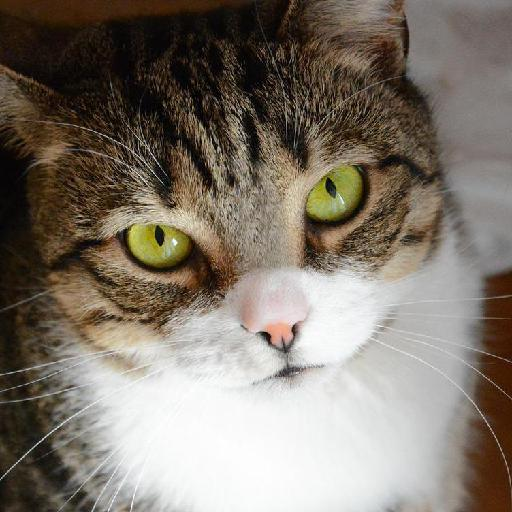
#> input picture animals/dataset/cat/cat1077.jpg, 512 x 512 px
$ jupyter execute --allow-errors Eksperimen_Anwarul-Hilmi.ipynb   (shell and % lines are left out)
#> lines starting #> are read from the running program, lines starting #| are printed output that depends on the picture
# Proyek Klasifikasi Gambar: [Input Nama Dataset]
- **Nama:** [Input Nama]
- **Email:** [Input Email]
- **ID Dicoding:** [Input Username]

## Import Semua Packages/Library yang Digunakan

[cell 1]
# Library yang sering digunakan
import os, shutil
import zipfile
import random
from random import sample
import shutil
from shutil import copyfile
import pathlib
from pathlib import Path
import numpy as np
import pandas as pd
from tqdm.notebook import tqdm as tq

# Libraries untuk pemrosesan data gambar
import cv2
from PIL import Image
import skimage
from skimage import io
from skimage.transform import resize
from skimage.transform import rotate, AffineTransform, warp
from skimage import img_as_ubyte
from skimage.exposure import adjust_gamma
from skimage.util import random_noise

# Libraries untuk pembangunan model
import keras
from sklearn.model_selection import train_test_split
from sklearn.metrics import confusion_matrix, classification_report
import tensorflow as tf
from tensorflow.keras import Model, layers
from tensorflow.keras.preprocessing import image
from tensorflow.keras.preprocessing.image import ImageDataGenerator, img_to_array, load_img
from tensorflow.keras.optimizers import Adam, RMSprop, SGD
from tensorflow.keras.layers import InputLayer, Conv2D, SeparableConv2D, MaxPooling2D, MaxPool2D, Dense, Flatten, Dropout, BatchNormalization
from tensorflow.keras.models import Sequential, Model
from tensorflow.keras.applications import MobileNet
from tensorflow.keras.applications.densenet import DenseNet121
from tensorflow.keras.utils import to_categorical
from tensorflow.keras.callbacks import ModelCheckpoint, Callback, EarlyStopping, ReduceLROnPlateau
from tensorflow.keras.regularizers import l2
from tensorflow.keras.layers import GlobalAveragePooling2D, Dense
from tensorflow.keras.models import Sequential

[cell 2]
import warnings
warnings.simplefilter(action='ignore', category=FutureWarning)

[cell 3]
# Mencetak versi TensorFlow yang sedang digunakan
print(tf.__version__)

## Data Preparation

### Data Loading

[cell 4]
# Import module yang disediakan google colab untuk kebutuhan upload file

from google.colab import files
files.upload()
#> the answer given: cat1077.jpg

[cell 5]
# Download kaggle dataset and unzip the file
# !cp kaggle.json ~/.kaggle/

# !chmod 600 ~/.kaggle/kaggle.json

### Data Preprocessing

[cell 6]
# Direktori awal untuk train dan test
train_dir = "animals/train"
val_dir = "animals/val"

# Direktori baru untuk dataset gabungan
combined_dir = "animals/dataset"

[cell 7]
# Buat direktori baru untuk dataset gabungan
os.makedirs(combined_dir, exist_ok=True)

[cell 8]
# Salin file dan folder dari train
for category in os.listdir(train_dir):
    category_dir = os.path.join(train_dir, category)
    if os.path.isdir(category_dir):
        shutil.copytree(category_dir, os.path.join(combined_dir, category), dirs_exist_ok=True)

# Salin file dan folder dari val
#> (the rest of this cell did not finish here and is left out)

[cell 9]
import matplotlib.pyplot as plt
# Membuat kamus yang menyimpan gambar untuk setiap kelas dalam data
lung_image = {}

# Tentukan path sumber train
path = "animals/"
path_sub = os.path.join(path, "dataset")
for i in os.listdir(path_sub):
    lung_image[i] = os.listdir(os.path.join(path_sub, i))

# Menampilkan secara acak 5 gambar di bawah setiap dari 2 kelas dari data.
# Anda akan melihat gambar yang berbeda setiap kali kode ini dijalankan.
path_sub = "animals/dataset/"

# Menampilkan secara acak 5 gambar di bawah setiap kelas dari data latih
fig, axs = plt.subplots(len(lung_image.keys()), 5, figsize=(15, 15))

#> (the rest of this cell did not finish here and is left out)

[cell 10]
import seaborn as sns
# Definisikan path sumber
lung_path = "animals/dataset/"

# Buat daftar yang menyimpan data untuk setiap nama file, path file, dan label dalam data
file_name = []
labels = []
full_path = []

# Dapatkan nama file gambar, path file, dan label satu per satu dengan looping, dan simpan sebagai dataframe
for path, subdirs, files in os.walk(lung_path):
    for name in files:
        full_path.append(os.path.join(path, name))
        labels.append(path.split('/')[-1])
        file_name.append(name)

distribution_train = pd.DataFrame({"path":full_path, 'file_name':file_name, "labels":labels})

# Plot distribusi gambar di setiap kelas
Label = distribution_train['labels']
plt.figure(figsize = (6,6))
sns.set_style("darkgrid")
plot_data = sns.countplot(Label)
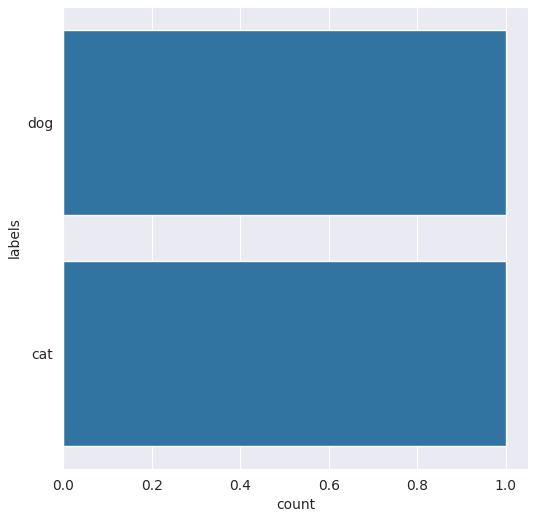
#> figure drawn by matplotlib, 1 panel

[cell 11]
def resize_img(img):
    return cv2.resize(img, (150, 150))

def subtle_rotation(img):
    img = resize_img(img)
    sudut = random.randint(-30, 30)
    return rotate(img, sudut)

def flip_left_right(img):
    img = resize_img(img)
    return np.fliplr(img)

def blur_image(img):
    img = resize_img(img)
    return cv2.GaussianBlur(img, (5, 5), 0)

def add_brightness(img):
    img = resize_img(img)
    gamma_val = random.uniform(0.7, 1.3)
    return adjust_gamma(img, gamma=gamma_val)

def enhance_contrast(img):
    img = resize_img(img)
    lab = cv2.cvtColor(img, cv2.COLOR_RGB2LAB)
    l, a, b = cv2.split(lab)
    clahe = cv2.createCLAHE(clipLimit=2.0, tileGridSize=(8,8))
    l = clahe.apply(l)
    return cv2.cvtColor(cv2.merge((l, a, b)), cv2.COLOR_LAB2RGB)

[cell 12]
transformations = {
    'subtle rotation': subtle_rotation,
    'blurring image': blur_image,
    'add brightness': add_brightness,
    'flip horizontal': flip_left_right,
    'resize_img': resize_img,
    'enhace_contrast': enhance_contrast
}

base_path = "animals/dataset/"
target_folders = os.listdir(base_path)[:5]

# 2. Loop untuk setiap folder
for idx, folder in enumerate(target_folders):
    images_path = os.path.join(base_path, folder)
    augmented_path = images_path

    images = [os.path.join(images_path, im) for im in os.listdir(images_path) if im.endswith(('.jpg', '.png', '.jpeg'))]

    # 3. Tentukan jumlah tambahan gambar
    target_total = 4000
    current_count = len(images)
    images_to_generate = target_total - current_count

    # PINDAHKAN i = 1 KE SINI (Di dalam loop folder)
    i = 1
    print(f"Memproses {folder}: Butuh {max(0, images_to_generate)} gambar tambahan.")

    # 4. Proses pembuatan gambar augmentasi
    while i <= images_to_generate:
        image_path = random.choice(images)
        try:
            original_image = io.imread(image_path)
#> original_image is the input picture: shape (512, 512, 3); mean R, G, B 127.4, 118.4, 107.6
            # Pastikan gambar dalam format RGB
            if len(original_image.shape) == 2: # Jika grayscale, ubah ke RGB
                original_image = cv2.cvtColor(original_image, cv2.COLOR_GRAY2RGB)

            transformed_image = original_image

            transformation_count = random.randint(1, 3) # Gunakan max 3 transformasi gabungan
            for _ in range(transformation_count):
                key = random.choice(list(transformations))
                transformed_image = transformations[key](transformed_image)
#> this loop made 2 passes
#> pass 1, in subtle_rotation, `img = resize_img(img)`:
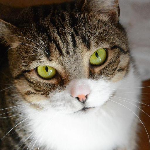
#> img: shape (150, 150, 3); mean of channels 0, 1, 2 127.2, 118.3, 107.5; drawn as R, G, B
#> pass 1, `transformed_image = transformations[key](transformed_image)`:
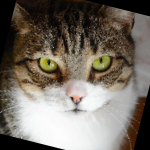
#> transformed_image: shape (150, 150, 3) float64; mean R, G, B 0.465, 0.434, 0.396

            new_image_path = os.path.join(augmented_path, f"aug_{folder}_{i}.jpg")
            transformed_image = img_as_ubyte(transformed_image)

            # Simpan menggunakan OpenCV (Konversi RGB ke BGR)
            cv2.imwrite(new_image_path, cv2.cvtColor(transformed_image, cv2.COLOR_RGB2BGR))
            i += 1
        except Exception as e:
            print(f'Gagal memproses {image_path}: {e}')
